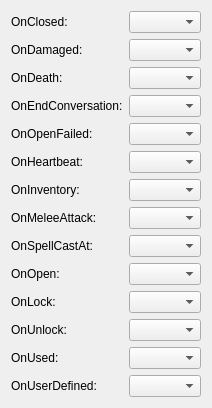
      <widget class="QWidget" name="tab_2">
       <attribute name="title">
        <string>Scripts</string>
       </attribute>
       <layout class="QFormLayout" name="formLayout_2">
        <item row="0" column="0">
         <widget class="QLabel" name="label_5">
          <property name="text">
           <string>OnClosed:</string>
          </property>
         </widget>
        </item>
        <item row="0" column="1">
         <widget class="FilterComboBox" name="onClosedEdit">
          <property name="toolTip">
           <string>On Closed (GFF: OnClosed). ResRef of NCS script; max 16 chars. Fires when the
            placeable closes. Leave blank for no script.</string>
          </property>
         </widget>
        </item>
        <item row="1" column="0">
         <widget class="QLabel" name="label_7">
          <property name="text">
           <string>OnDamaged:</string>
          </property>
         </widget>
        </item>
        <item row="2" column="0">
         <widget class="QLabel" name="label_8">
          <property name="text">
           <string>OnDeath:</string>
          </property>
         </widget>
        </item>
        <item row="3" column="0">
         <widget class="QLabel" name="label_9">
          <property name="text">
           <string>OnEndConversation:</string>
          </property>
         </widget>
        </item>
        <item row="4" column="0">
         <widget class="QLabel" name="label_10">
          <property name="text">
           <string>OnOpenFailed:</string>
          </property>
         </widget>
        </item>
        <item row="5" column="0">
         <widget class="QLabel" name="label_11">
          <property name="text">
           <string>OnHeartbeat:</string>
          </property>
         </widget>
        </item>
        <item row="6" column="0">
         <widget class="QLabel" name="label_12">
          <property name="text">
           <string>OnInventory:</string>
          </property>
         </widget>
        </item>
        <item row="7" column="0">
         <widget class="QLabel" name="label_13">
          <property name="text">
           <string>OnMeleeAttack:</string>
          </property>
         </widget>
        </item>
        <item row="8" column="0">
         <widget class="QLabel" name="label_16">
          <property name="text">
           <string>OnSpellCastAt:</string>
          </property>
         </widget>
        </item>
        <item row="9" column="0">
         <widget class="QLabel" name="label_17">
          <property name="text">
           <string>OnOpen:</string>
          </property>
         </widget>
        </item>
        <item row="10" column="0">
         <widget class="QLabel" name="label_18">
          <property name="text">
           <string>OnLock:</string>
          </property>
         </widget>
        </item>
        <item row="11" column="0">
         <widget class="QLabel" name="label_23">
          <property name="text">
           <string>OnUnlock:</string>
          </property>
         </widget>
        </item>
        <item row="12" column="0">
         <widget class="QLabel" name="label_22">
          <property name="text">
           <string>OnUsed:</string>
          </property>
         </widget>
        </item>
        <item row="13" column="0">
         <widget class="QLabel" name="label_19">
          <property name="text">
           <string>OnUserDefined:</string>
          </property>
         </widget>
        </item>
        <item row="1" column="1">
         <widget class="FilterComboBox" name="onDamagedEdit">
          <property name="toolTip">
           <string>On Damaged (GFF: OnDamaged). ResRef of NCS script. Fires when the placeable takes
            damage. Max 16 chars.</string>
          </property>
         </widget>
        </item>
        <item row="2" column="1">
         <widget class="FilterComboBox" name="onDeathEdit">
          <property name="toolTip">
           <string>On Death (GFF: OnDeath). ResRef of NCS script. Fires when the placeable is
            destroyed. Max 16 chars.</string>
          </property>
         </widget>
        </item>
        <item row="3" column="1">
         <widget class="FilterComboBox" name="onEndConversationEdit">
          <property name="toolTip">
           <string>On End Conversation (GFF: ScriptEndDialogue). ResRef of NCS script. Fires when
            dialogue ends. Max 16 chars.</string>
          </property>
         </widget>
        </item>
        <item row="4" column="1">
         <widget class="FilterComboBox" name="onOpenFailedEdit">
          <property name="toolTip">
           <string>On Open Failed (GFF: OnFailToOpen). KotOR 2 only. Fires when unlock fails. Max 16
            chars.</string>
          </property>
         </widget>
        </item>
        <item row="5" column="1">
         <widget class="FilterComboBox" name="onHeartbeatSelect">
          <property name="toolTip">
           <string>On Heartbeat (GFF: ScriptHeartbeat). ResRef of NCS script. Fires periodically.
            Max 16 chars.</string>
          </property>
         </widget>
        </item>
        <item row="6" column="1">
         <widget class="FilterComboBox" name="onInventoryEdit">
          <property name="toolTip">
           <string>On Inventory (GFF: ScriptOnInventory). ResRef of NCS script. Fires when inventory
            is opened or disturbed. Max 16 chars.</string>
          </property>
         </widget>
        </item>
        <item row="7" column="1">
         <widget class="FilterComboBox" name="onMeleeAttackEdit">
          <property name="toolTip">
           <string>On Melee Attack (GFF: OnMeleeAttacked). ResRef of NCS script. Fires when the
            placeable is melee attacked. Max 16 chars.</string>
          </property>
         </widget>
        </item>
        <item row="8" column="1">
         <widget class="FilterComboBox" name="onSpellEdit">
          <property name="toolTip">
           <string>On Spell Cast At (GFF: OnSpellCastAt). ResRef of NCS script. Fires when a spell
            is cast at the placeable. Max 16 chars.</string>
          </property>
         </widget>
        </item>
        <item row="9" column="1">
         <widget class="FilterComboBox" name="onOpenEdit">
          <property name="toolTip">
           <string>On Open (GFF: OnOpen). ResRef of NCS script. Fires when the placeable opens. Max
            16 chars.</string>
          </property>
         </widget>
        </item>
        <item row="10" column="1">
         <widget class="FilterComboBox" name="onLockEdit">
          <property name="toolTip">
           <string>On Lock (GFF: OnLock). ResRef of NCS script. Fires when the placeable is locked.
            Max 16 chars.</string>
          </property>
         </widget>
        </item>
        <item row="11" column="1">
         <widget class="FilterComboBox" name="onUnlockEdit">
          <property name="toolTip">
           <string>On Unlock (GFF: OnUnlock). ResRef of NCS script. Fires when the placeable is
            unlocked. Max 16 chars.</string>
          </property>
         </widget>
        </item>
        <item row="12" column="1">
         <widget class="FilterComboBox" name="onUsedEdit">
          <property name="toolTip">
           <string>On Used (GFF: OnUsed). ResRef of NCS script. Fires when the player uses the
            placeable (if Useable). Max 16 chars.</string>
          </property>
         </widget>
        </item>
        <item row="13" column="1">
         <widget class="FilterComboBox" name="onUserDefinedSelect">
          <property name="toolTip">
           <string>On User Defined (GFF: OnUserDefined). ResRef of NCS script. Fires when
            ExecuteScript calls user-defined event. Max 16 chars.</string>
          </property>
         </widget>
        </item>
       </layout>
      </widget>
